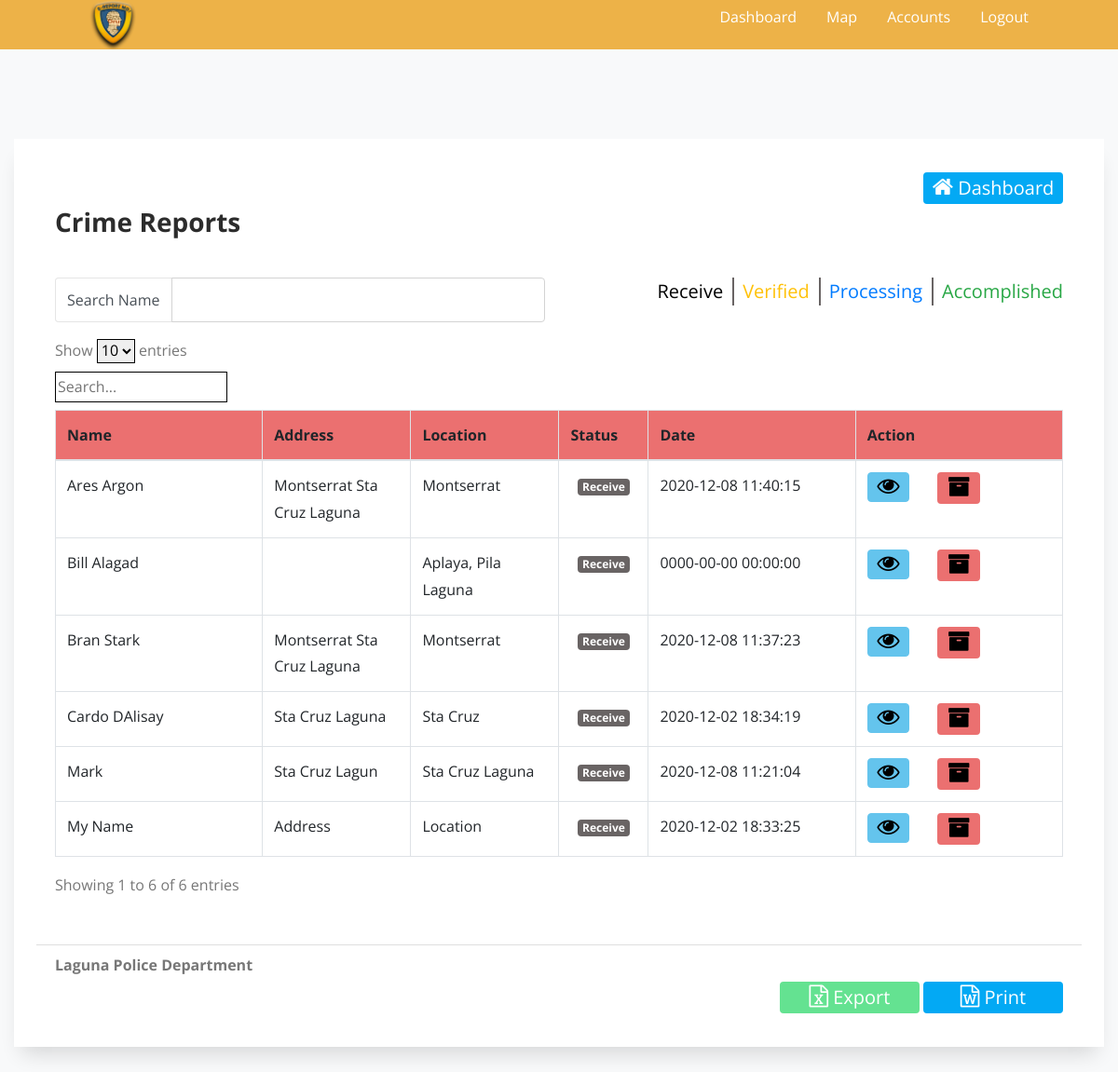
Page /admin/table-crimes.php (signed in) on the committed database.
### tables this page shows
CREATE TABLE `tbl_crimes` (
  `id` int(11) NOT NULL AUTO_INCREMENT,
  `description` longblob,
  `location` varchar(191) DEFAULT NULL,
  `name` varchar(191) DEFAULT NULL,
  `address` varchar(200) DEFAULT NULL,
  `phone` varchar(15) DEFAULT NULL,
  `email` varchar(191) DEFAULT NULL,
  `status` char(1) DEFAULT 'R',
  `created_at` varchar(25) DEFAULT NULL,
  `archived` tinyint(2) DEFAULT '0',
  PRIMARY KEY (`id`)
);

### admin/table-crimes.php (the view, shortened to what this page needs)
<?php include '../public/includes/links.php'; ?>
<body>
<div class="main-section">
<?php include '../public/includes/navloggedin.php'; ?>
<section class="ftco-section ftco-section-2 bg-light" id="javascriptsComponents">
<div class="container-fluid">
<div class="row">
<div class="col-md-12">
<div class="myaccordion w-100 py-4 px-1 px-md-4">
<div class="card">
<form method="POST">
<div class="card-header" id="headingOne">
<div class="text-right">
<button class="btn btn-sm btn-info noprint" style="width: 150px;">
	<a href="dashboard.php" class=" text-white"><i class="fa fa-home"></i> Dashboard</a>
</button>
</div>
<h3><b>Crime Reports</b></h3>
</div>
<div class="card-body text-left">
<div class="row">
<div class="col-md-12">
	<div class="row">
		<div class="col-md-6">
			<div class="input-group mb-3">
      <div class="input-group-prepend">
       <span class="input-group-text" id="basic-addon3">Search Name</span>
      </div>
      <input type="text" class="form-control" id="name" onkeypress="searchname()" aria-describedby="basic-addon3" style="border-color: lightgray!important;">
      </div>
		</div>
		<div class="col-md-6">
			<div class="btn-group" role="group" aria-label="Basic example" style="float: right;">
			  <button type="button" class="btn btn-secondary" id="r" onclick="get_crime('R')" style="background-color: transparent;border-left: none;border-bottom: none;border-top: none; padding-right:10px;">Receive</button>
			  <button type="button" class="btn btn-secondary" id="v" onclick="get_crime('V')"  style="background-color: transparent;border-left: none;border-bottom: none;border-top: none; padding-right:10px;padding-left: 10px; color: #FFC107;">Verified</button>
			  <button type="button" class="btn btn-secondary" id="p" onclick="get_crime('P')"  style="background-color: transparent;border-left: none;border-bottom: none;border-top: none; padding-right:10px;padding-left: 10px;color: #007BFF;">Processing</button>
			  <button type="button" class="btn btn-secondary" id="a" onclick="get_crime('A')"  style="background-color: transparent;border-left: none;border-bottom: none;border-top: none;border-right: none;padding-left: 10px;color: #28A745;">Accomplished</button>
			</div>
		</div>
	</div>
	<table class="table table-hover table-bordered table-responsive-sm">
		<thead class="bg-danger">
			<th style="width: 20%;">Name</th>
			<th style="width: 15%;">Address</th>
			<th style="width: 15%;">Location</th>
			<th style="width: 10%;">Status</th>
			<th style="width: 20%;">Date</th>
			<th style="width: 30%;" class="noprint">Action</th>
		</thead>
        <tbody id="view1"  style="overflow:auto;">
            <?php
                $result = mysqli_query($conn, "SELECT * FROM tbl_crimes WHERE archived = 0");
                	foreach($result as $row) { ?>
                  	<tr>
	                    <td class="capitalized"><?php echo $row['name'] ?></td>
	                    <td class=""><?php echo $row['address'] ?></td>
	                    <td class="capitalized"><?php echo $row['location'] ?></td>
	                    <td style="text-align: center;">
	                    	<?php if($row["status"] == "R"): ?>
           <span class="badge badge-secondary" style="font-size: 12px; color: white;">Receive</span>
           <?php elseif($row["status"] == "V"): ?>
        <span class="badge badge-warning" style="font-size: 12px;color: white;">Verified</span>
        <?php elseif($row["status"] == "P"): ?>
        <span class="badge badge-primary" style="font-size: 12px;color: white;">Processing</span>
        <?php elseif($row["status"] == "A"): ?>
        <span class="badge badge-success" style="font-size: 12px;color: white;">Accomplished</span>
        <?php endif; ?>
	                    </td>
	                    <td class="capitalized"><?php echo $row['created_at'] ?></td>
	                    <td class="text-center noprint">
	                    	<div class="row">
	                    		<div class="col-md-4">
	                    			<a href="crimeinfo.php?id=<?= $row['id']?>">
	                    			<button type="button" class="btn btn-primary"><i class="fa fa-eye" aria-hidden="true"></i></button></a>
	                    		</div>
	                    		<div class="col-md-4">
	                    			<button type="button" class="btn btn-danger" onclick="archive(<?= $row['id'] ?>)"><i class="fa fa-archive" aria-hidden="true"></i></button>
	                    		</div>
	                    	</div>
	                    </td>
                  	</tr>
            <?php } ?>
        </tbody>
	</table>
</div>
</div>
</div>
<div class="card-footer" style="background-color: white;">
<div>
<h6>Laguna Police Department</h6>
</div>
<div class="text-right noprint">
<a href="export/crimes.php" target="blank" class="btn btn-success text-white" style="width: 150px;"><i class="fa fa-file-excel-o"></i> Export</a>
<a href="table-crimes-print.php" target="blank" class="btn btn-info text-white" style="width: 150px;"><i class="fa fa-file-word-o"></i> Print</a>
</div>
</div>
</form>
</div>
</div>
</div>
</div>
</div>
</section>
</div>
</body>
<?php include '../public/includes/cores.php'; ?>

### public/includes/links.php (shortened to what this page needs)
<!DOCTYPE html>
<html lang="en">
  	<head>
	    <link rel="stylesheet" href="../public/css/open-iconic-bootstrap.min.css">
	    <link rel="stylesheet" href="../public/css/animate.css">
	    <link rel="stylesheet" href="../public/css/owl.carousel.min.css">
	    <link rel="stylesheet" href="../public/css/owl.theme.default.min.css">
	    <link rel="stylesheet" href="../public/css/magnific-popup.css">
	    <link rel="stylesheet" href="../public/css/aos.css">
	    <link rel="stylesheet" href="../public/css/ionicons.min.css">
		<link rel="stylesheet" href="../public/css/bootstrap-datetimepicker.min.css">
		<link rel="stylesheet" href="../public/css/nouislider.css">
	    <link rel="stylesheet" href="../public/css/flaticon.css">
	    <link rel="stylesheet" href="../public/css/icomoon.css">
	    <link rel="stylesheet" href="../public/css/style.css">
	    <link rel="stylesheet" href="../public/css/alertify.css">
	   	<link rel="stylesheet" href="../public/css/alertify.min.css">
	    <link rel="stylesheet" href="https://cdnjs.cloudflare.com/ajax/libs/font-awesome/4.7.0/css/font-awesome.min.css">
	    <link rel="stylesheet" href="https://unpkg.com/leaflet@1.7.1/dist/leaflet.css"
/>
	    <link rel="stylesheet" href="https://cdnjs.cloudflare.com/ajax/libs/font-awesome/4.7.0/css/font-awesome.min.css">
  	</head>

### public/includes/navloggedin.php (shortened to what this page needs)
	  	<nav>
  <img src="../public/images/e-logo.png" alt="Urbanic Template" title="Urbanic Template" style="width:5%;"/>
  <ul>
    <li><a class="link" href="dashboard.php">Dashboard</a></li>
    <li><a class="link" href="map.php">Map</a></li>
    <li><a class="link" href="accounts.php">Accounts</a></li>
    <li><a class="link" href="../erm/index.php?logout=yes">Logout</a></li>
  </ul>
</nav>

### public/includes/cores.php (shortened to what this page needs)
</html>

### public/includes/links.php (style rules this page uses)
h6 { font-weight: bold; }
.capitalized { text-transform: capitalize; }
input, select, textarea { border: 1px solid black!important; }

### public/includes/navloggedin.php (style rules this page uses)
a { text-decoration: none; color:white; cursor:pointer; }
nav { display:flex; flex-wrap:wrap; background-color:#EDB248; padding:0 8%; justify-content:space-between; backdrop-filter:blur(5px); }
ul { list-style:none; display:flex; align-items:center; }
li { margin-left:2em; }
.link { position:relative; }
.link::after { content:""; display:block; position:absolute; background-color:#444; width:100%; height:.2em; bottom:-.3em; left:0; border-radius:.1em; transform:scaleX(0); transition:transform .3s ease; transform-origin:right; }

### rows in the picture
tbl_crimes: name "Bill Alagad", location "Aplaya, Pila Laguna", status "Receive", created_at "0000-00-00 00:00:00"
tbl_crimes: name "My Name", address "Address", location "Location", status "Receive", created_at "2020-12-02 18:33:25"
tbl_crimes: name "Cardo DAlisay", address "Sta Cruz Laguna", location "Sta Cruz", status "Receive", created_at "2020-12-02 18:34:19"
tbl_crimes: name "Mark", address "Sta Cruz Lagun", location "Sta Cruz Laguna", status "Receive", created_at "2020-12-08 11:21:04"
tbl_crimes: name "Bran Stark", address "Montserrat Sta Cruz Laguna", location "Montserrat", status "Receive", created_at "2020-12-08 11:37:23"
tbl_crimes: name "Ares Argon", address "Montserrat Sta Cruz Laguna", location "Montserrat", status "Receive", created_at "2020-12-08 11:40:15"
